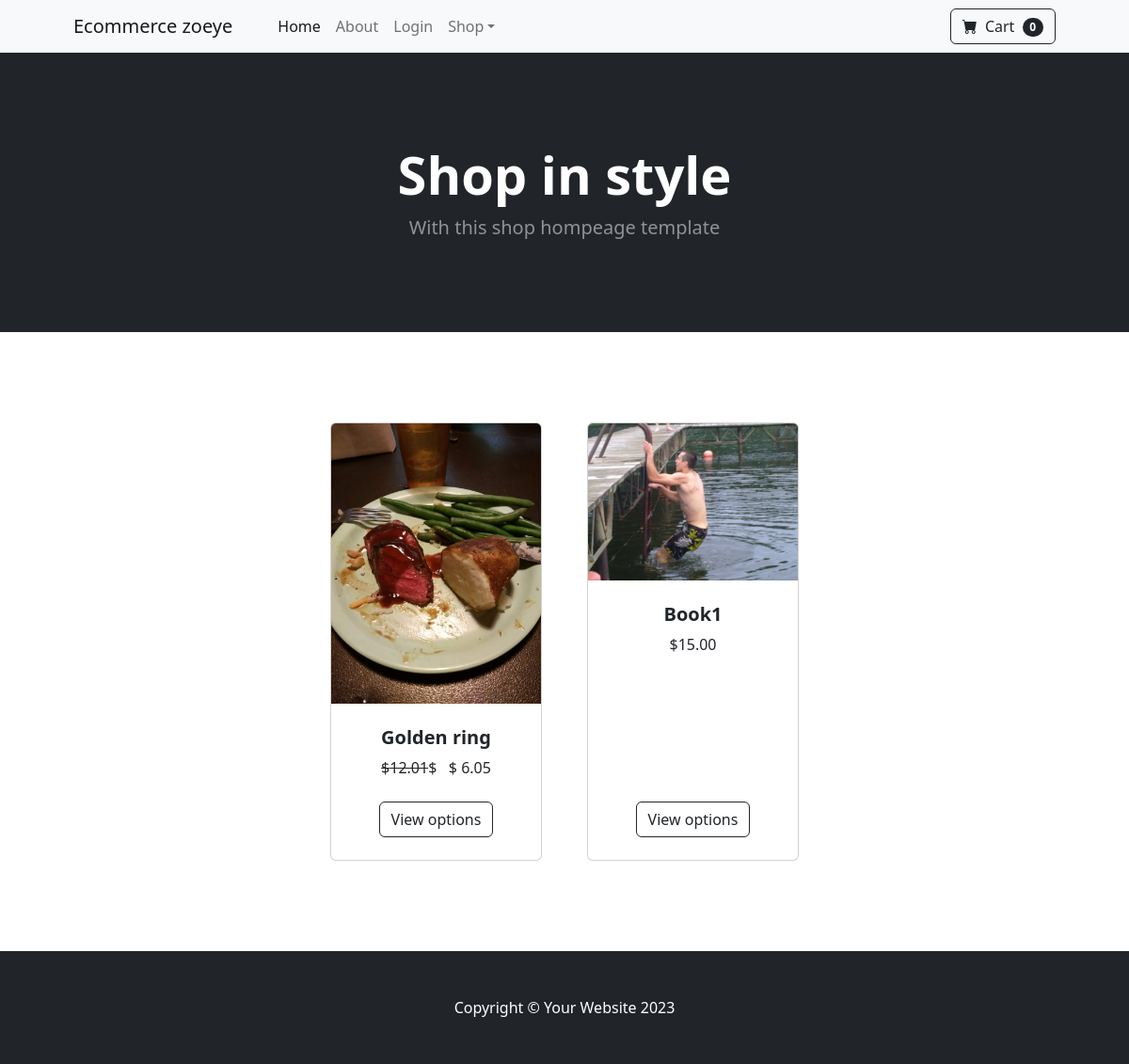
The page / on the database its author committed.
### store/models.py (models this page shows, shortened)
class Product(models.Model):
    name = models.CharField(max_length=100)
    price = models.DecimalField(default=0, decimal_places=2, max_digits=6)
    category = models.ForeignKey(Category, on_delete=models.CASCADE, default=1)
    decription = models.CharField(max_length=2500, default='', blank=True, null = True)
    image = models.ImageField(upload_to='uploads/product/')
    is_sale = models.BooleanField(default=False)
    sale_price = models.DecimalField(default=0, decimal_places=2, max_digits=6)

### store/views.py (the view)
# urls.py: 2. Add a URL to urlpatterns:  path('', views.home, name='home')
def home(request):
    products = Product.objects.all()
    return render(request, 'home.html', {'products': products})

### store/templates/home.html
{% extends 'base.html' %}
{% block content %}
        <header class="bg-dark py-5">
            <div class="container px-4 px-lg-5 my-5">
                <div class="text-center text-white">
                    <h1 class="display-4 fw-bolder">Shop in style</h1>
                    <p class="lead fw-normal text-white-50 mb-0">With this shop hompeage template</p>
                </div>
            </div>
        </header>
        <section class="py-5">
            <div class="container px-4 px-lg-5 mt-5">
                <div class="row gx-4 gx-lg-5 row-cols-2 row-cols-md-3 row-cols-xl-4 justify-content-center">
                    {% for product in products %}
                        {% if product.is_sale %}
                        <div class="col mb-5">
                            <div class="card h-100">
                                <img class="card-img-top" src="{{product.image.url}}" alt="..." />
                                <div class="card-body p-4">
                                    <div class="text-center">
                                        <h5 class="fw-bolder">{{product.name}}</h5>
                                        <strike>${{product.price}}</strike>$
                                        &nbsp;
                                        $   {{product.sale_price}}
                                    </div>
                                </div>
                                <div class="card-footer p-4 pt-0 border-top-0 bg-transparent">
                                    <div class="text-center"><a class="btn btn-outline-dark mt-auto" href="#">View options</a></div>
                                </div>
                            </div>
                        </div>
                        {% else %}
                    <div class="col mb-5">
                        <div class="card h-100">
                            <img class="card-img-top" src="{{product.image.url}}" alt="..." />
                            <div class="card-body p-4">
                                <div class="text-center">
                                    <h5 class="fw-bolder">{{product.name}}</h5>
                                    ${{product.price}}
                                </div>
                            </div>
                            <div class="card-footer p-4 pt-0 border-top-0 bg-transparent">
                                <div class="text-center"><a class="btn btn-outline-dark mt-auto" href="#">View options</a></div>
                            </div>
                        </div>
                    </div>
                        {% endif %}
                    {% endfor %}
                </div>
            </div>
        </section>
{% endblock %}

### rows shown on the page
Product: image (picture), name "Golden ring", price "12.01", sale_price "6.05"
Product: image (picture), name "Book1", price "15.00"
